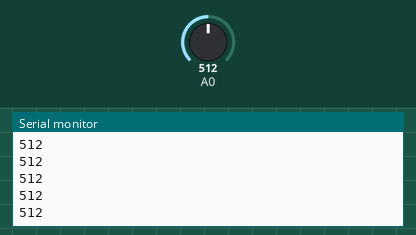
Recording of a sketch running on a simulated Arduino Uno, built with avr-gcc and run on an emulated ATmega328P. Parts: the last lines printed to the serial monitor. The inputs (shaded band) are chosen by the test bench; at power-on: A0 = 512.

Above: at 1.2 s.
1.3 s: A0 set to 716
At 2.3 s:
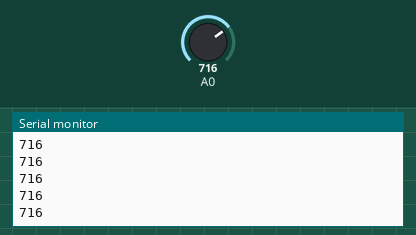
2.8 s: A0 set to 900
At 3.5 s:
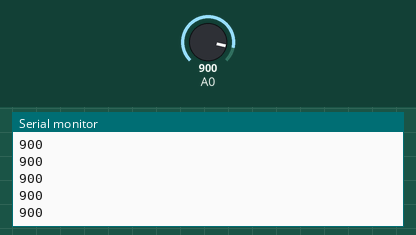
Timing chart, 0 to 5.8 s (numbered marks = the images above; inputs shaded):
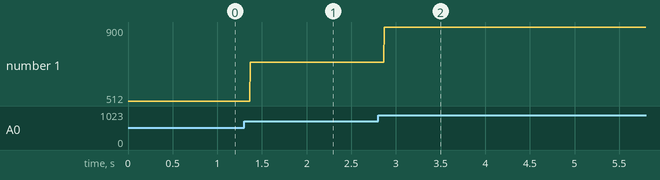

The sketch:

Dontcopymywrk.ino
```cpp
int x = 0 ;
void setup() {
  Serial.begin(9600);


}

void loop() {
  x = analogRead(0);
  Serial.print(x);
  Serial.println();
}
```

Measured:
- after the input at 1.3 s, the serial monitor: prints a new line after 0.07 s (image 1)
- after the input at 2.8 s, the serial monitor: prints a new line after 0.07 s (image 2)
- plotted number 1: 512 → 716 after the input at 1.3 s, 716 → 900 after the input at 2.8 s
